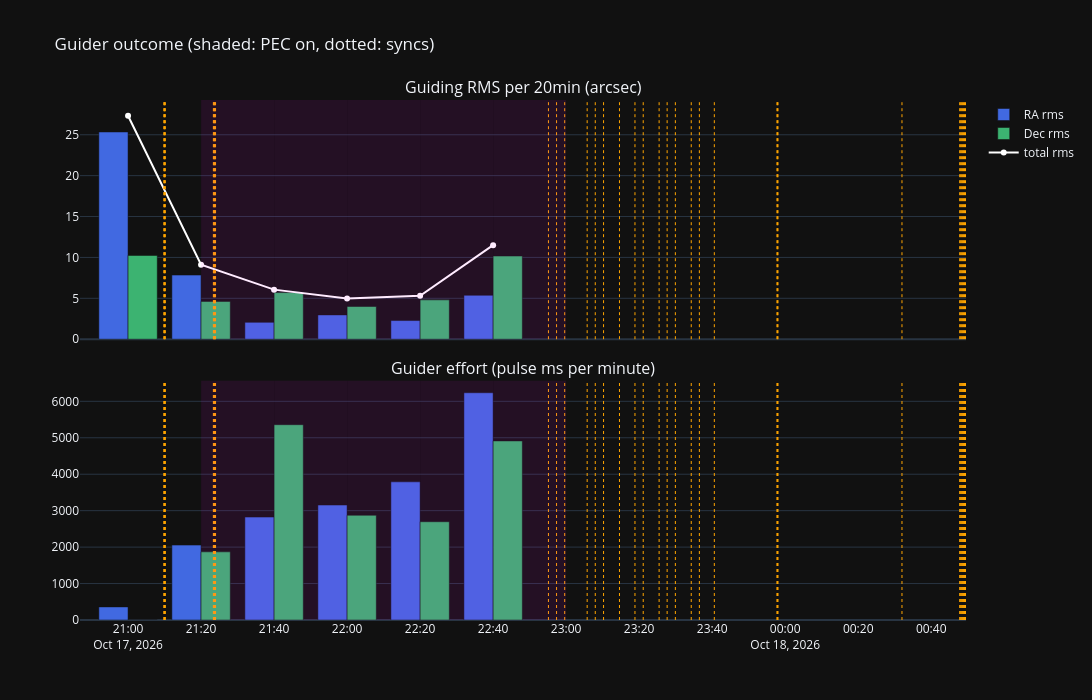

The notebook cell saved with this chart:
### Markdown cell above
## 4. What did the guider see?

PHD2's own measure of the result: RMS per time block and the guider's effort (pulse ms per minute), with PEC on vs
off. Frames just after a sync are listed separately: a sync moves the target, so PHD2 sees a step it has to guide out.

### Code cell
BLOCK = '20min'
SYNC_SETTLE = pd.Timedelta('3min')

if not PHD2_GUIDELOG:
    print("No PHD2 guide log -- skipped.")
else:
    frames, events = load_phd2_guidelog(PHD2_GUIDELOG)
    frames, events = window_df(frames, T_FROM, T_TO), window_df(events, T_FROM, T_TO)
    if frames.empty:
        print("No PHD2 guided frames inside the window")
    else:
        fr = frames.copy()
        active = df[df['pec_active'].astype(bool)] if 'pec_active' in df.columns else df
        on = pd.merge_asof(fr[['timestamp']].astype('datetime64[ns]'),
                           active[['timestamp']].astype('datetime64[ns]').assign(pec_on=True),
                           on='timestamp', direction='nearest', tolerance=pd.Timedelta('60s'))
        fr['pec_on'] = on['pec_on'].astype('boolean').fillna(False).astype(bool).values
        try:
            sync_times = window_df(load_sync_guiding_residuals(log_filenames, log_dir=LOG_DIR), T_FROM, T_TO)['timestamp']
        except ValueError:
            sync_times = pd.Series([], dtype='datetime64[ns]')
        fr['after_sync'] = False
        for t in sync_times:
            fr.loc[(fr['timestamp'] >= t) & (fr['timestamp'] < t + SYNC_SETTLE), 'after_sync'] = True

        fr['block'] = fr['timestamp'].dt.floor(BLOCK)
        g = fr.groupby('block')
        minutes = g['timestamp'].agg(lambda s: max((s.iloc[-1] - s.iloc[0]).total_seconds() / 60, 1e-9))
        lost = events[events['kind'] == 'star_lost'].groupby(events['timestamp'].dt.floor(BLOCK)).size() \
            if not events.empty else pd.Series(dtype=int)
        blocks = pd.DataFrame({
            'PEC on %': (g['pec_on'].mean() * 100).round(0),
            'RA rms "': g['ra_arcsec'].agg(rms).round(2),
            'Dec rms "': g['dec_arcsec'].agg(rms).round(2),
            'total rms "': g.apply(lambda x: rms(np.hypot(x['ra_arcsec'], x['dec_arcsec'])), include_groups=False).round(2),
            'RA pulses ms/min': (g['ra_ms'].agg(lambda s: s.abs().sum()) / minutes).round(0),
            'Dec pulses ms/min': (g['dec_ms'].agg(lambda s: s.abs().sum()) / minutes).round(0),
            'syncs': sync_times.groupby(sync_times.dt.floor(BLOCK)).size(),
            'star lost': lost,
        }).loc[minutes.index].fillna({'syncs': 0, 'star lost': 0}).astype({'syncs': int, 'star lost': int})
        display(blocks)

        rows = []
        for label, sel in (('PEC off', ~fr['pec_on']), ('PEC on', fr['pec_on'])):
            for excl, mask in (('all frames', sel), (f'not within {SYNC_SETTLE.total_seconds() / 60:.0f} min of a sync',
                                                     sel & ~fr['after_sync'])):
                x = fr[mask]
                if len(x):
                    rows.append({'PEC': label, 'frames': excl, 'n': len(x), 'RA rms "': rms(x['ra_arcsec']),
                                 'Dec rms "': rms(x['dec_arcsec']), 'total rms "': rms(np.hypot(x['ra_arcsec'], x['dec_arcsec']))})
        display(pd.DataFrame(rows).round(2))

        fig = make_subplots(rows=2, cols=1, shared_xaxes=True, vertical_spacing=0.08,
                            subplot_titles=[f'Guiding RMS per {BLOCK} (arcsec)', 'Guider effort (pulse ms per minute)'])
        for col, c in (('RA', 'royalblue'), ('Dec', 'mediumseagreen')):
            fig.add_trace(go.Bar(x=blocks.index, y=blocks[f'{col} rms "'], name=f'{col} rms', marker_color=c), row=1, col=1)
            fig.add_trace(go.Bar(x=blocks.index, y=blocks[f'{col} pulses ms/min'], name=f'{col} pulses', marker_color=c,
                                 showlegend=False), row=2, col=1)
        fig.add_trace(go.Scatter(x=blocks.index, y=blocks['total rms "'], name='total rms', mode='lines+markers',
                                 line=dict(color='white')), row=1, col=1)
        for t in sync_times:
            fig.add_vline(x=t, line=dict(color='orange', width=1, dash='dot'))
        for b in blocks.index[blocks['PEC on %'] >= 50]:
            fig.add_vrect(x0=b, x1=b + pd.Timedelta(BLOCK), fillcolor='magenta', opacity=0.08, line_width=0)
        fig.update_layout(height=700, width=1400, template=TEMPLATE, barmode='group', hovermode='x unified',
                          title='Guider outcome (shaded: PEC on, dotted: syncs)')
        fig.show()

### Figure 1 — Plotly figure (JSON) as saved in the notebook; plotly's stock layout.template omitted (floating-point values rounded to 4 significant figures)
{"data": [{"marker": {"color": "royalblue"}, "name": "RA rms", "type": "bar", "x": ["2026-10-17T21:00:00.000000000", "2026-10-17T21:20:00.000000000", "2026-10-17T21:40:00.000000000", "2026-10-17T22:00:00.000000000", "2026-10-17T22:20:00.000000000", "2026-10-17T22:40:00.000000000"], "xaxis": "x", "y": [25.34, 7.84, 2.06, 2.97, 2.28, 5.37], "yaxis": "y"}, {"marker": {"color": "royalblue"}, "name": "RA pulses", "showlegend": false, "type": "bar", "x": ["2026-10-17T21:00:00.000000000", "2026-10-17T21:20:00.000000000", "2026-10-17T21:40:00.000000000", "2026-10-17T22:00:00.000000000", "2026-10-17T22:20:00.000000000", "2026-10-17T22:40:00.000000000"], "xaxis": "x2", "y": [359.0, 2055.0, 2824.0, 3154.0, 3791.0, 6235.0], "yaxis": "y2"}, {"marker": {"color": "mediumseagreen"}, "name": "Dec rms", "type": "bar", "x": ["2026-10-17T21:00:00.000000000", "2026-10-17T21:20:00.000000000", "2026-10-17T21:40:00.000000000", "2026-10-17T22:00:00.000000000", "2026-10-17T22:20:00.000000000", "2026-10-17T22:40:00.000000000"], "xaxis": "x", "y": [10.24, 4.62, 5.7, 4.0, 4.81, 10.17], "yaxis": "y"}, {"marker": {"color": "mediumseagreen"}, "name": "Dec pulses", "showlegend": false, "type": "bar", "x": ["2026-10-17T21:00:00.000000000", "2026-10-17T21:20:00.000000000", "2026-10-17T21:40:00.000000000", "2026-10-17T22:00:00.000000000", "2026-10-17T22:20:00.000000000", "2026-10-17T22:40:00.000000000"], "xaxis": "x2", "y": [0.0, 1870.0, 5359.0, 2873.0, 2696.0, 4913.0], "yaxis": "y2"}, {"line": {"color": "white"}, "mode": "lines+markers", "name": "total rms", "type": "scatter", "x": ["2026-10-17T21:00:00.000000000", "2026-10-17T21:20:00.000000000", "2026-10-17T21:40:00.000000000", "2026-10-17T22:00:00.000000000", "2026-10-17T22:20:00.000000000", "2026-10-17T22:40:00.000000000"], "xaxis": "x", "y": [27.33, 9.1, 6.06, 4.99, 5.32, 11.5], "yaxis": "y"}], "layout": {"annotations": [{"font": {"size": 16}, "showarrow": false, "text": "Guiding RMS per 20min (arcsec)", "x": 0.5, "xanchor": "center", "xref": "paper", "y": 1, "yanchor": "bottom", "yref": "paper"}, {"font": {"size": 16}, "showarrow": false, "text": "Guider effort (pulse ms per minute)", "x": 0.5, "xanchor": "center", "xref": "paper", "y": 0.46, "yanchor": "bottom", "yref": "paper"}], "barmode": "group", "height": 700, "hovermode": "x unified", "shapes": [{"line": {"color": "orange", "dash": "dot", "width": 1}, "type": "line", "x0": "2026-10-17T21:09:48.185000", "x1": "2026-10-17T21:09:48.185000", "xref": "x", "y0": 0, "y1": 1, "yref": "y domain"}, {"line": {"color": "orange", "dash": "dot", "width": 1}, "type": "line", "x0": "2026-10-17T21:09:48.185000", "x1": "2026-10-17T21:09:48.185000", "xref": "x2", "y0": 0, "y1": 1, "yref": "y2 domain"}, {"line": {"color": "orange", "dash": "dot", "width": 1}, "type": "line", "x0": "2026-10-17T21:09:54.219000", "x1": "2026-10-17T21:09:54.219000", "xref": "x", "y0": 0, "y1": 1, "yref": "y domain"}, {"line": {"color": "orange", "dash": "dot", "width": 1}, "type": "line", "x0": "2026-10-17T21:09:54.219000", "x1": "2026-10-17T21:09:54.219000", "xref": "x2", "y0": 0, "y1": 1, "yref": "y2 domain"}, {"line": {"color": "orange", "dash": "dot", "width": 1}, "type": "line", "x0": "2026-10-17T21:10:00.152000", "x1": "2026-10-17T21:10:00.152000", "xref": "x", "y0": 0, "y1": 1, "yref": "y domain"}, {"line": {"color": "orange", "dash": "dot", "width": 1}, "type": "line", "x0": "2026-10-17T21:10:00.152000", "x1": "2026-10-17T21:10:00.152000", "xref": "x2", "y0": 0, "y1": 1, "yref": "y2 domain"}, {"line": {"color": "orange", "dash": "dot", "width": 1}, "type": "line", "x0": "2026-10-17T21:10:06.181000", "x1": "2026-10-17T21:10:06.181000", "xref": "x", "y0": 0, "y1": 1, "yref": "y domain"}, {"line": {"color": "orange", "dash": "dot", "width": 1}, "type": "line", "x0": "2026-10-17T21:10:06.181000", "x1": "2026-10-17T21:10:06.181000", "xref": "x2", "y0": 0, "y1": 1, "yref": "y2 domain"}, {"line": {"color": "orange", "dash": "dot", "width": 1}, "type": "line", "x0": "2026-10-17T21:10:12.258000", "x1": "2026-10-17T21:10:12.258000", "xref": "x", "y0": 0, "y1": 1, "yref": "y domain"}, {"line": {"color": "orange", "dash": "dot", "width": 1}, "type": "line", "x0": "2026-10-17T21:10:12.258000", "x1": "2026-10-17T21:10:12.258000", "xref": "x2", "y0": 0, "y1": 1, "yref": "y2 domain"}, {"line": {"color": "orange", "dash": "dot", "width": 1}, "type": "line", "x0": "2026-10-17T21:23:22.138000", "x1": "2026-10-17T21:23:22.138000", "xref": "x", "y0": 0, "y1": 1, "yref": "y domain"}, {"line": {"color": "orange", "dash": "dot", "width": 1}, "type": "line", "x0": "2026-10-17T21:23:22.138000", "x1": "2026-10-17T21:23:22.138000", "xref": "x2", "y0": 0, "y1": 1, "yref": "y2 domain"}, {"line": {"color": "orange", "dash": "dot", "width": 1}, "type": "line", "x0": "2026-10-17T21:23:28.168000", "x1": "2026-10-17T21:23:28.168000", "xref": "x", "y0": 0, "y1": 1, "yref": "y domain"}, {"line": {"color": "orange", "dash": "dot", "width": 1}, "type": "line", "x0": "2026-10-17T21:23:28.168000", "x1": "2026-10-17T21:23:28.168000", "xref": "x2", "y0": 0, "y1": 1, "yref": "y2 domain"}, {"line": {"color": "orange", "dash": "dot", "width": 1}, "type": "line", "x0": "2026-10-17T21:23:34.114000", "x1": "2026-10-17T21:23:34.114000", "xref": "x", "y0": 0, "y1": 1, "yref": "y domain"}, {"line": {"color": "orange", "dash": "dot", "width": 1}, "type": "line", "x0": "2026-10-17T21:23:34.114000", "x1": "2026-10-17T21:23:34.114000", "xref": "x2", "y0": 0, "y1": 1, "yref": "y2 domain"}, {"line": {"color": "orange", "dash": "dot", "width": 1}, "type": "line", "x0": "2026-10-17T21:23:40.143000", "x1": "2026-10-17T21:23:40.143000", "xref": "x", "y0": 0, "y1": 1, "yref": "y domain"}, {"line": {"color": "orange", "dash": "dot", "width": 1}, "type": "line", "x0": "2026-10-17T21:23:40.143000", "x1": "2026-10-17T21:23:40.143000", "xref": "x2", "y0": 0, "y1": 1, "yref": "y2 domain"}, {"line": {"color": "orange", "dash": "dot", "width": 1}, "type": "line", "x0": "2026-10-17T21:23:46.255000", "x1": "2026-10-17T21:23:46.255000", "xref": "x", "y0": 0, "y1": 1, "yref": "y domain"}, {"line": {"color": "orange", "dash": "dot", "width": 1}, "type": "line", "x0": "2026-10-17T21:23:46.255000", "x1": "2026-10-17T21:23:46.255000", "xref": "x2", "y0": 0, "y1": 1, "yref": "y2 domain"}, {"line": {"color": "orange", "dash": "dot", "width": 1}, "type": "line", "x0": "2026-10-17T21:23:52.223000", "x1": "2026-10-17T21:23:52.223000", "xref": "x", "y0": 0, "y1": 1, "yref": "y domain"}, {"line": {"color": "orange", "dash": "dot", "width": 1}, "type": "line", "x0": "2026-10-17T21:23:52.223000", "x1": "2026-10-17T21:23:52.223000", "xref": "x2", "y0": 0, "y1": 1, "yref": "y2 domain"}, {"line": {"color": "orange", "dash": "dot", "width": 1}, "type": "line", "x0": "2026-10-17T21:23:58.192000", "x1": "2026-10-17T21:23:58.192000", "xref": "x", "y0": 0, "y1": 1, "yref": "y domain"}, {"line": {"color": "orange", "dash": "dot", "width": 1}, "type": "line", "x0": "2026-10-17T21:23:58.192000", "x1": "2026-10-17T21:23:58.192000", "xref": "x2", "y0": 0, "y1": 1, "yref": "y2 domain"}, {"line": {"color": "orange", "dash": "dot", "width": 1}, "type": "line", "x0": "2026-10-17T22:55:09.273000", "x1": "2026-10-17T22:55:09.273000", "xref": "x", "y0": 0, "y1": 1, "yref": "y domain"}, {"line": {"color": "orange", "dash": "dot", "width": 1}, "type": "line", "x0": "2026-10-17T22:55:09.273000", "x1": "2026-10-17T22:55:09.273000", "xref": "x2", "y0": 0, "y1": 1, "yref": "y2 domain"}, {"line": {"color": "orange", "dash": "dot", "width": 1}, "type": "line", "x0": "2026-10-17T22:57:22.512000", "x1": "2026-10-17T22:57:22.512000", "xref": "x", "y0": 0, "y1": 1, "yref": "y domain"}, {"line": {"color": "orange", "dash": "dot", "width": 1}, "type": "line", "x0": "2026-10-17T22:57:22.512000", "x1": "2026-10-17T22:57:22.512000", "xref": "x2", "y0": 0, "y1": 1, "yref": "y2 domain"}, {"line": {"color": "orange", "dash": "dot", "width": 1}, "type": "line", "x0": "2026-10-17T22:59:36.534000", "x1": "2026-10-17T22:59:36.534000", "xref": "x", "y0": 0, "y1": 1, "yref": "y domain"}, {"line": {"color": "orange", "dash": "dot", "width": 1}, "type": "line", "x0": "2026-10-17T22:59:36.534000", "x1": "2026-10-17T22:59:36.534000", "xref": "x2", "y0": 0, "y1": 1, "yref": "y2 domain"}, {"line": {"color": "orange", "dash": "dot", "width": 1}, "type": "line", "x0": "2026-10-17T23:05:45.583000", "x1": "2026-10-17T23:05:45.583000", "xref": "x", "y0": 0, "y1": 1, "yref": "y domain"}, {"line": {"color": "orange", "dash": "dot", "width": 1}, "type": "line", "x0": "2026-10-17T23:05:45.583000", "x1": "2026-10-17T23:05:45.583000", "xref": "x2", "y0": 0, "y1": 1, "yref": "y2 domain"}, {"line": {"color": "orange", "dash": "dot", "width": 1}, "type": "line", "x0": "2026-10-17T23:07:58.949000", "x1": "2026-10-17T23:07:58.949000", "xref": "x", "y0": 0, "y1": 1, "yref": "y domain"}, {"line": {"color": "orange", "dash": "dot", "width": 1}, "type": "line", "x0": "2026-10-17T23:07:58.949000", "x1": "2026-10-17T23:07:58.949000", "xref": "x2", "y0": 0, "y1": 1, "yref": "y2 domain"}, {"line": {"color": "orange", "dash": "dot", "width": 1}, "type": "line", "x0": "2026-10-17T23:10:14.927000", "x1": "2026-10-17T23:10:14.927000", "xref": "x", "y0": 0, "y1": 1, "yref": "y domain"}, {"line": {"color": "orange", "dash": "dot", "width": 1}, "type": "line", "x0": "2026-10-17T23:10:14.927000", "x1": "2026-10-17T23:10:14.927000", "xref": "x2", "y0": 0, "y1": 1, "yref": "y2 domain"}, {"line": {"color": "orange", "dash": "dot", "width": 1}, "type": "line", "x0": "2026-10-17T23:14:36.725000", "x1": "2026-10-17T23:14:36.725000", "xref": "x", "y0": 0, "y1": 1, "yref": "y domain"}, {"line": {"color": "orange", "dash": "dot", "width": 1}, "type": "line", "x0": "2026-10-17T23:14:36.725000", "x1": "2026-10-17T23:14:36.725000", "xref": "x2", "y0": 0, "y1": 1, "yref": "y2 domain"}, {"line": {"color": "orange", "dash": "dot", "width": 1}, "type": "line", "x0": "2026-10-17T23:18:51.041000", "x1": "2026-10-17T23:18:51.041000", "xref": "x", "y0": 0, "y1": 1, "yref": "y domain"}, {"line": {"color": "orange", "dash": "dot", "width": 1}, "type": "line", "x0": "2026-10-17T23:18:51.041000", "x1": "2026-10-17T23:18:51.041000", "xref": "x2", "y0": 0, "y1": 1, "yref": "y2 domain"}, {"line": {"color": "orange", "dash": "dot", "width": 1}, "type": "line", "x0": "2026-10-17T23:21:07.048000", "x1": "2026-10-17T23:21:07.048000", "xref": "x", "y0": 0, "y1": 1, "yref": "y domain"}, {"line": {"color": "orange", "dash": "dot", "width": 1}, "type": "line", "x0": "2026-10-17T23:21:07.048000", "x1": "2026-10-17T23:21:07.048000", "xref": "x2", "y0": 0, "y1": 1, "yref": "y2 domain"}, {"line": {"color": "orange", "dash": "dot", "width": 1}, "type": "line", "x0": "2026-10-17T23:25:28.042000", "x1": "2026-10-17T23:25:28.042000", "xref": "x", "y0": 0, "y1": 1, "yref": "y domain"}, {"line": {"color": "orange", "dash": "dot", "width": 1}, "type": "line", "x0": "2026-10-17T23:25:28.042000", "x1": "2026-10-17T23:25:28.042000", "xref": "x2", "y0": 0, "y1": 1, "yref": "y2 domain"}, {"line": {"color": "orange", "dash": "dot", "width": 1}, "type": "line", "x0": "2026-10-17T23:27:39.938000", "x1": "2026-10-17T23:27:39.938000", "xref": "x", "y0": 0, "y1": 1, "yref": "y domain"}, {"line": {"color": "orange", "dash": "dot", "width": 1}, "type": "line", "x0": "2026-10-17T23:27:39.938000", "x1": "2026-10-17T23:27:39.938000", "xref": "x2", "y0": 0, "y1": 1, "yref": "y2 domain"}, {"line": {"color": "orange", "dash": "dot", "width": 1}, "type": "line", "x0": "2026-10-17T23:29:55.273000", "x1": "2026-10-17T23:29:55.273000", "xref": "x", "y0": 0, "y1": 1, "yref": "y domain"}, {"line": {"color": "orange", "dash": "dot", "width": 1}, "type": "line", "x0": "2026-10-17T23:29:55.273000", "x1": "2026-10-17T23:29:55.273000", "xref": "x2", "y0": 0, "y1": 1, "yref": "y2 domain"}, {"line": {"color": "orange", "dash": "dot", "width": 1}, "type": "line", "x0": "2026-10-17T23:34:15.993000", "x1": "2026-10-17T23:34:15.993000", "xref": "x", "y0": 0, "y1": 1, "yref": "y domain"}, {"line": {"color": "orange", "dash": "dot", "width": 1}, "type": "line", "x0": "2026-10-17T23:34:15.993000", "x1": "2026-10-17T23:34:15.993000", "xref": "x2", "y0": 0, "y1": 1, "yref": "y2 domain"}, {"line": {"color": "orange", "dash": "dot", "width": 1}, "type": "line", "x0": "2026-10-17T23:36:29.529000", "x1": "2026-10-17T23:36:29.529000", "xref": "x", "y0": 0, "y1": 1, "yref": "y domain"}, {"line": {"color": "orange", "dash": "dot", "width": 1}, "type": "line", "x0": "2026-10-17T23:36:29.529000", "x1": "2026-10-17T23:36:29.529000", "xref": "x2", "y0": 0, "y1": 1, "yref": "y2 domain"}, {"line": {"color": "orange", "dash": "dot", "width": 1}, "type": "line", "x0": "2026-10-17T23:40:35.338000", "x1": "2026-10-17T23:40:35.338000", "xref": "x", "y0": 0, "y1": 1, "yref": "y domain"}, {"line": {"color": "orange", "dash": "dot", "width": 1}, "type": "line", "x0": "2026-10-17T23:40:35.338000", "x1": "2026-10-17T23:40:35.338000", "xref": "x2", "y0": 0, "y1": 1, "yref": "y2 domain"}, {"line": {"color": "orange", "dash": "dot", "width": 1}, "type": "line", "x0": "2026-10-17T23:57:44.437000", "x1": "2026-10-17T23:57:44.437000", "xref": "x", "y0": 0, "y1": 1, "yref": "y domain"}, {"line": {"color": "orange", "dash": "dot", "width": 1}, "type": "line", "x0": "2026-10-17T23:57:44.437000", "x1": "2026-10-17T23:57:44.437000", "xref": "x2", "y0": 0, "y1": 1, "yref": "y2 domain"}, {"line": {"color": "orange", "dash": "dot", "width": 1}, "type": "line", "x0": "2026-10-17T23:57:52.559000", "x1": "2026-10-17T23:57:52.559000", "xref": "x", "y0": 0, "y1": 1, "yref": "y domain"}, {"line": {"color": "orange", "dash": "dot", "width": 1}, "type": "line", "x0": "2026-10-17T23:57:52.559000", "x1": "2026-10-17T23:57:52.559000", "xref": "x2", "y0": 0, "y1": 1, "yref": "y2 domain"}, {"line": {"color": "orange", "dash": "dot", "width": 1}, "type": "line", "x0": "2026-10-17T23:58:01.899000", "x1": "2026-10-17T23:58:01.899000", "xref": "x", "y0": 0, "y1": 1, "yref": "y domain"}, {"line": {"color": "orange", "dash": "dot", "width": 1}, "type": "line", "x0": "2026-10-17T23:58:01.899000", "x1": "2026-10-17T23:58:01.899000", "xref": "x2", "y0": 0, "y1": 1, "yref": "y2 domain"}, {"line": {"color": "orange", "dash": "dot", "width": 1}, "type": "line", "x0": "2026-10-18T00:31:59.502000", "x1": "2026-10-18T00:31:59.502000", "xref": "x", "y0": 0, "y1": 1, "yref": "y domain"}, {"line": {"color": "orange", "dash": "dot", "width": 1}, "type": "line", "x0": "2026-10-18T00:31:59.502000", "x1": "2026-10-18T00:31:59.502000", "xref": "x2", "y0": 0, "y1": 1, "yref": "y2 domain"}, {"line": {"color": "orange", "dash": "dot", "width": 1}, "type": "line", "x0": "2026-10-18T00:47:47.450000", "x1": "2026-10-18T00:47:47.450000", "xref": "x", "y0": 0, "y1": 1, "yref": "y domain"}, {"line": {"color": "orange", "dash": "dot", "width": 1}, "type": "line", "x0": "2026-10-18T00:47:47.450000", "x1": "2026-10-18T00:47:47.450000", "xref": "x2", "y0": 0, "y1": 1, "yref": "y2 domain"}, {"line": {"color": "orange", "dash": "dot", "width": 1}, "type": "line", "x0": "2026-10-18T00:48:03.457000", "x1": "2026-10-18T00:48:03.457000", "xref": "x", "y0": 0, "y1": 1, "yref": "y domain"}, {"line": {"color": "orange", "dash": "dot", "width": 1}, "type": "line", "x0": "2026-10-18T00:48:03.457000", "x1": "2026-10-18T00:48:03.457000", "xref": "x2", "y0": 0, "y1": 1, "yref": "y2 domain"}, {"line": {"color": "orange", "dash": "dot", "width": 1}, "type": "line", "x0": "2026-10-18T00:48:19.517000", "x1": "2026-10-18T00:48:19.517000", "xref": "x", "y0": 0, "y1": 1, "yref": "y domain"}, {"line": {"color": "orange", "dash": "dot", "width": 1}, "type": "line", "x0": "2026-10-18T00:48:19.517000", "x1": "2026-10-18T00:48:19.517000", "xref": "x2", "y0": 0, "y1": 1, "yref": "y2 domain"}, {"line": {"color": "orange", "dash": "dot", "width": 1}, "type": "line", "x0": "2026-10-18T00:48:35.496000", "x1": "2026-10-18T00:48:35.496000", "xref": "x", "y0": 0, "y1": 1, "yref": "y domain"}, {"line": {"color": "orange", "dash": "dot", "width": 1}, "type": "line", "x0": "2026-10-18T00:48:35.496000", "x1": "2026-10-18T00:48:35.496000", "xref": "x2", "y0": 0, "y1": 1, "yref": "y2 domain"}, {"line": {"color": "orange", "dash": "dot", "width": 1}, "type": "line", "x0": "2026-10-18T00:48:51.493000", "x1": "2026-10-18T00:48:51.493000", "xref": "x", "y0": 0, "y1": 1, "yref": "y domain"}, {"line": {"color": "orange", "dash": "dot", "width": 1}, "type": "line", "x0": "2026-10-18T00:48:51.493000", "x1": "2026-10-18T00:48:51.493000", "xref": "x2", "y0": 0, "y1": 1, "yref": "y2 domain"}, {"line": {"color": "orange", "dash": "dot", "width": 1}, "type": "line", "x0": "2026-10-18T00:49:07.462000", "x1": "2026-10-18T00:49:07.462000", "xref": "x", "y0": 0, "y1": 1, "yref": "y domain"}, {"line": {"color": "orange", "dash": "dot", "width": 1}, "type": "line", "x0": "2026-10-18T00:49:07.462000", "x1": "2026-10-18T00:49:07.462000", "xref": "x2", "y0": 0, "y1": 1, "yref": "y2 domain"}, {"line": {"color": "orange", "dash": "dot", "width": 1}, "type": "line", "x0": "2026-10-18T00:49:23.492000", "x1": "2026-10-18T00:49:23.492000", "xref": "x", "y0": 0, "y1": 1, "yref": "y domain"}, {"line": {"color": "orange", "dash": "dot", "width": 1}, "type": "line", "x0": "2026-10-18T00:49:23.492000", "x1": "2026-10-18T00:49:23.492000", "xref": "x2", "y0": 0, "y1": 1, "yref": "y2 domain"}, {"fillcolor": "magenta", "line": {"width": 0}, "opacity": 0.08, "type": "rect", "x0": "2026-10-17T21:20:00", "x1": "2026-10-17T21:40:00", "xref": "x", "y0": 0, "y1": 1, "yref": "y domain"}, {"fillcolor": "magenta", "line": {"width": 0}, "opacity": 0.08, "type": "rect", "x0": "2026-10-17T21:20:00", "x1": "2026-10-17T21:40:00", "xref": "x2", "y0": 0, "y1": 1, "yref": "y2 domain"}, {"fillcolor": "magenta", "line": {"width": 0}, "opacity": 0.08, "type": "rect", "x0": "2026-10-17T21:40:00", "x1": "2026-10-17T22:00:00", "xref": "x", "y0": 0, "y1": 1, "yref": "y domain"}, {"fillcolor": "magenta", "line": {"width": 0}, "opacity": 0.08, "type": "rect", "x0": "2026-10-17T21:40:00", "x1": "2026-10-17T22:00:00", "xref": "x2", "y0": 0, "y1": 1, "yref": "y2 domain"}, {"fillcolor": "magenta", "line": {"width": 0}, "opacity": 0.08, "type": "rect", "x0": "2026-10-17T22:00:00", "x1": "2026-10-17T22:20:00", "xref": "x", "y0": 0, "y1": 1, "yref": "y domain"}, {"fillcolor": "magenta", "line": {"width": 0}, "opacity": 0.08, "type": "rect", "x0": "2026-10-17T22:00:00", "x1": "2026-10-17T22:20:00", "xref": "x2", "y0": 0, "y1": 1, "yref": "y2 domain"}, {"fillcolor": "magenta", "line": {"width": 0}, "opacity": 0.08, "type": "rect", "x0": "2026-10-17T22:20:00", "x1": "2026-10-17T22:40:00", "xref": "x", "y0": 0, "y1": 1, "yref": "y domain"}, {"fillcolor": "magenta", "line": {"width": 0}, "opacity": 0.08, "type": "rect", "x0": "2026-10-17T22:20:00", "x1": "2026-10-17T22:40:00", "xref": "x2", "y0": 0, "y1": 1, "yref": "y2 domain"}, {"fillcolor": "magenta", "line": {"width": 0}, "opacity": 0.08, "type": "rect", "x0": "2026-10-17T22:40:00", "x1": "2026-10-17T23:00:00", "xref": "x", "y0": 0, "y1": 1, "yref": "y domain"}, {"fillcolor": "magenta", "line": {"width": 0}, "opacity": 0.08, "type": "rect", "x0": "2026-10-17T22:40:00", "x1": "2026-10-17T23:00:00", "xref": "x2", "y0": 0, "y1": 1, "yref": "y2 domain"}], "title": {"text": "Guider outcome (shaded: PEC on, dotted: syncs)"}, "width": 1400, "xaxis": {"anchor": "y", "domain": [0, 1], "matches": "x2", "showticklabels": false}, "xaxis2": {"anchor": "y2", "domain": [0, 1]}, "yaxis": {"anchor": "x", "domain": [0.54, 1]}, "yaxis2": {"anchor": "x2", "domain": [0, 0.46]}}}
